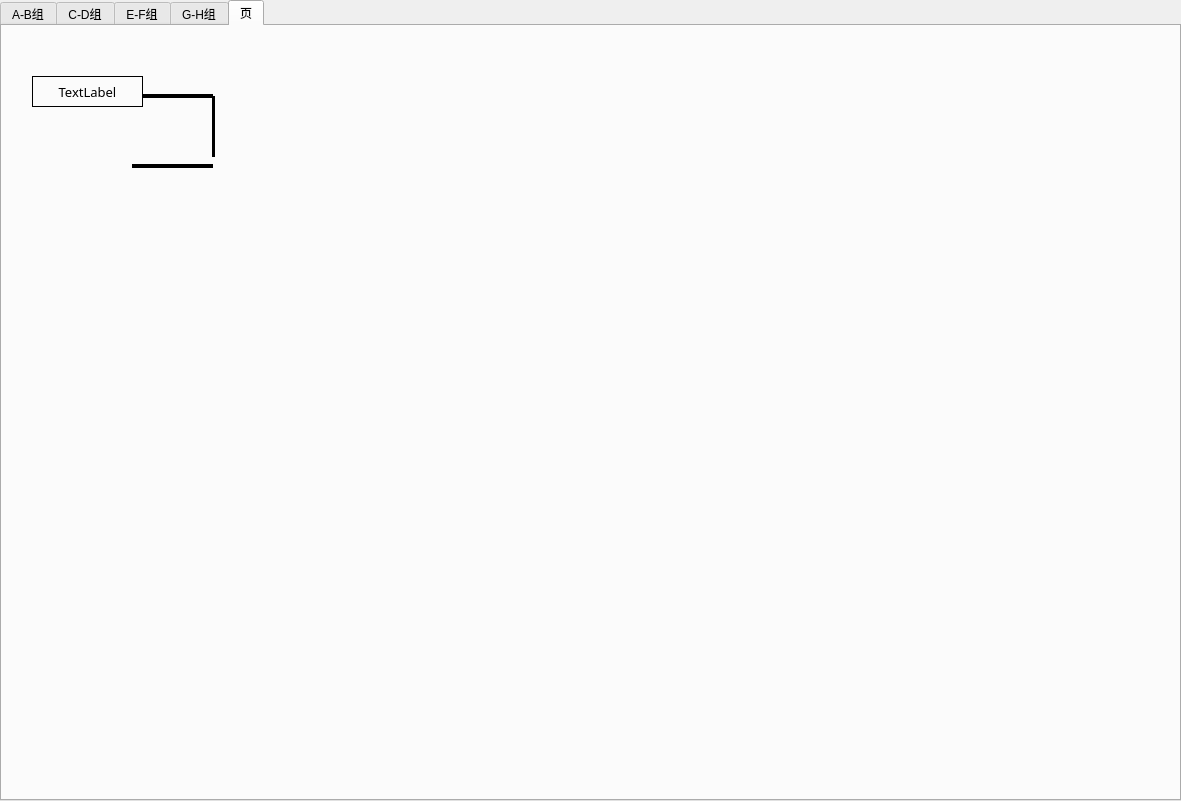
<?xml version="1.0" encoding="UTF-8"?>
<ui version="4.0">
 <class>scorePage</class>
 <widget class="QWidget" name="scorePage">
  <property name="geometry">
   <rect>
    <x>0</x>
    <y>0</y>
    <width>1181</width>
    <height>801</height>
   </rect>
  </property>
  <property name="windowTitle">
   <string>Form</string>
  </property>
  <widget class="QTabWidget" name="tabWidget">
   <property name="geometry">
    <rect>
     <x>0</x>
     <y>0</y>
     <width>1181</width>
     <height>801</height>
    </rect>
   </property>
   <property name="currentIndex">
    <number>4</number>
   </property>
   <widget class="QWidget" name="ABgroup">
    <attribute name="title">
     <string>A-B组</string>
    </attribute>
    <widget class="QLabel" name="label_2">
     <property name="geometry">
      <rect>
       <x>10</x>
       <y>400</y>
       <width>1181</width>
       <height>61</height>
      </rect>
     </property>
     <property name="font">
      <font>
       <family>黑体</family>
       <pointsize>18</pointsize>
       <weight>75</weight>
       <bold>true</bold>
      </font>
     </property>
     <property name="text">
      <string>小组赛 B组</string>
     </property>
     <property name="alignment">
      <set>Qt::AlignCenter</set>
     </property>
     <property name="textInteractionFlags">
      <set>Qt::LinksAccessibleByMouse</set>
     </property>
    </widget>
    <widget class="QPushButton" name="submitB">
     <property name="geometry">
      <rect>
       <x>1080</x>
       <y>700</y>
       <width>93</width>
       <height>28</height>
      </rect>
     </property>
     <property name="text">
      <string>提交修改</string>
     </property>
    </widget>
    <widget class="QTableView" name="BtableView">
     <property name="geometry">
      <rect>
       <x>0</x>
       <y>480</y>
       <width>1181</width>
       <height>221</height>
      </rect>
     </property>
     <property name="font">
      <font>
       <family>黑体</family>
       <pointsize>12</pointsize>
      </font>
     </property>
     <property name="autoFillBackground">
      <bool>true</bool>
     </property>
     <property name="dragDropOverwriteMode">
      <bool>true</bool>
     </property>
     <property name="defaultDropAction">
      <enum>Qt::IgnoreAction</enum>
     </property>
     <property name="alternatingRowColors">
      <bool>true</bool>
     </property>
     <property name="textElideMode">
      <enum>Qt::ElideMiddle</enum>
     </property>
     <property name="gridStyle">
      <enum>Qt::NoPen</enum>
     </property>
     <property name="sortingEnabled">
      <bool>true</bool>
     </property>
    </widget>
    <widget class="QLabel" name="label_9">
     <property name="geometry">
      <rect>
       <x>0</x>
       <y>15</y>
       <width>1181</width>
       <height>61</height>
      </rect>
     </property>
     <property name="font">
      <font>
       <family>黑体</family>
       <pointsize>18</pointsize>
       <weight>75</weight>
       <bold>true</bold>
      </font>
     </property>
     <property name="text">
      <string>小组赛 A组</string>
     </property>
     <property name="alignment">
      <set>Qt::AlignCenter</set>
     </property>
     <property name="textInteractionFlags">
      <set>Qt::LinksAccessibleByMouse</set>
     </property>
    </widget>
    <widget class="QPushButton" name="submitA">
     <property name="geometry">
      <rect>
       <x>1080</x>
       <y>300</y>
       <width>93</width>
       <height>28</height>
      </rect>
     </property>
     <property name="text">
      <string>提交修改</string>
     </property>
    </widget>
    <widget class="QTableView" name="AtableView">
     <property name="geometry">
      <rect>
       <x>0</x>
       <y>80</y>
       <width>1181</width>
       <height>221</height>
      </rect>
     </property>
     <property name="font">
      <font>
       <family>黑体</family>
       <pointsize>12</pointsize>
      </font>
     </property>
     <property name="contextMenuPolicy">
      <enum>Qt::DefaultContextMenu</enum>
     </property>
     <property name="layoutDirection">
      <enum>Qt::LeftToRight</enum>
     </property>
     <property name="autoFillBackground">
      <bool>true</bool>
     </property>
     <property name="defaultDropAction">
      <enum>Qt::IgnoreAction</enum>
     </property>
     <property name="alternatingRowColors">
      <bool>true</bool>
     </property>
     <property name="textElideMode">
      <enum>Qt::ElideMiddle</enum>
     </property>
     <property name="gridStyle">
      <enum>Qt::NoPen</enum>
     </property>
     <property name="sortingEnabled">
      <bool>true</bool>
     </property>
    </widget>
    <widget class="QPushButton" name="revertA">
     <property name="geometry">
      <rect>
       <x>980</x>
       <y>300</y>
       <width>93</width>
       <height>28</height>
      </rect>
     </property>
     <property name="text">
      <string>撤回更改</string>
     </property>
    </widget>
    <widget class="QPushButton" name="revertB">
     <property name="geometry">
      <rect>
       <x>980</x>
       <y>700</y>
       <width>93</width>
       <height>28</height>
      </rect>
     </property>
     <property name="text">
      <string>撤回更改</string>
     </property>
    </widget>
   </widget>
   <widget class="QWidget" name="tab_2">
    <attribute name="title">
     <string>C-D组</string>
    </attribute>
    <widget class="QTableView" name="DtableView">
     <property name="geometry">
      <rect>
       <x>0</x>
       <y>480</y>
       <width>1181</width>
       <height>219</height>
      </rect>
     </property>
     <property name="font">
      <font>
       <family>黑体</family>
       <pointsize>12</pointsize>
      </font>
     </property>
     <property name="autoFillBackground">
      <bool>true</bool>
     </property>
     <property name="defaultDropAction">
      <enum>Qt::IgnoreAction</enum>
     </property>
     <property name="alternatingRowColors">
      <bool>true</bool>
     </property>
     <property name="textElideMode">
      <enum>Qt::ElideMiddle</enum>
     </property>
     <property name="gridStyle">
      <enum>Qt::NoPen</enum>
     </property>
     <property name="sortingEnabled">
      <bool>true</bool>
     </property>
    </widget>
    <widget class="QLabel" name="label_15">
     <property name="geometry">
      <rect>
       <x>0</x>
       <y>15</y>
       <width>1181</width>
       <height>61</height>
      </rect>
     </property>
     <property name="font">
      <font>
       <family>黑体</family>
       <pointsize>18</pointsize>
       <weight>75</weight>
       <bold>true</bold>
      </font>
     </property>
     <property name="text">
      <string>小组赛 C组</string>
     </property>
     <property name="alignment">
      <set>Qt::AlignCenter</set>
     </property>
     <property name="textInteractionFlags">
      <set>Qt::LinksAccessibleByMouse</set>
     </property>
    </widget>
    <widget class="QPushButton" name="submitD">
     <property name="geometry">
      <rect>
       <x>1080</x>
       <y>700</y>
       <width>90</width>
       <height>30</height>
      </rect>
     </property>
     <property name="text">
      <string>提交修改</string>
     </property>
    </widget>
    <widget class="QLabel" name="label_4">
     <property name="geometry">
      <rect>
       <x>10</x>
       <y>400</y>
       <width>1181</width>
       <height>61</height>
      </rect>
     </property>
     <property name="font">
      <font>
       <family>黑体</family>
       <pointsize>18</pointsize>
       <weight>75</weight>
       <bold>true</bold>
      </font>
     </property>
     <property name="text">
      <string>小组赛 D组</string>
     </property>
     <property name="alignment">
      <set>Qt::AlignCenter</set>
     </property>
     <property name="textInteractionFlags">
      <set>Qt::LinksAccessibleByMouse</set>
     </property>
    </widget>
    <widget class="QPushButton" name="submitC">
     <property name="geometry">
      <rect>
       <x>1080</x>
       <y>300</y>
       <width>93</width>
       <height>28</height>
      </rect>
     </property>
     <property name="text">
      <string>提交修改</string>
     </property>
    </widget>
    <widget class="QTableView" name="CtableView">
     <property name="geometry">
      <rect>
       <x>0</x>
       <y>80</y>
       <width>1181</width>
       <height>219</height>
      </rect>
     </property>
     <property name="font">
      <font>
       <family>黑体</family>
       <pointsize>12</pointsize>
      </font>
     </property>
     <property name="layoutDirection">
      <enum>Qt::LeftToRight</enum>
     </property>
     <property name="autoFillBackground">
      <bool>true</bool>
     </property>
     <property name="defaultDropAction">
      <enum>Qt::IgnoreAction</enum>
     </property>
     <property name="alternatingRowColors">
      <bool>true</bool>
     </property>
     <property name="textElideMode">
      <enum>Qt::ElideMiddle</enum>
     </property>
     <property name="gridStyle">
      <enum>Qt::NoPen</enum>
     </property>
     <property name="sortingEnabled">
      <bool>true</bool>
     </property>
    </widget>
    <widget class="QPushButton" name="revertC">
     <property name="geometry">
      <rect>
       <x>980</x>
       <y>300</y>
       <width>93</width>
       <height>28</height>
      </rect>
     </property>
     <property name="text">
      <string>撤回更改</string>
     </property>
    </widget>
    <widget class="QPushButton" name="revertD">
     <property name="geometry">
      <rect>
       <x>980</x>
       <y>700</y>
       <width>93</width>
       <height>28</height>
      </rect>
     </property>
     <property name="text">
      <string>撤回更改</string>
     </property>
    </widget>
   </widget>
   <widget class="QWidget" name="tab_3">
    <attribute name="title">
     <string>E-F组</string>
    </attribute>
    <widget class="QTableView" name="FtableView_4">
     <property name="geometry">
      <rect>
       <x>0</x>
       <y>480</y>
       <width>1181</width>
       <height>219</height>
      </rect>
     </property>
     <property name="font">
      <font>
       <family>黑体</family>
       <pointsize>12</pointsize>
      </font>
     </property>
     <property name="autoFillBackground">
      <bool>true</bool>
     </property>
     <property name="defaultDropAction">
      <enum>Qt::IgnoreAction</enum>
     </property>
     <property name="alternatingRowColors">
      <bool>true</bool>
     </property>
     <property name="textElideMode">
      <enum>Qt::ElideMiddle</enum>
     </property>
     <property name="gridStyle">
      <enum>Qt::NoPen</enum>
     </property>
     <property name="sortingEnabled">
      <bool>true</bool>
     </property>
    </widget>
    <widget class="QLabel" name="label_16">
     <property name="geometry">
      <rect>
       <x>0</x>
       <y>15</y>
       <width>1181</width>
       <height>61</height>
      </rect>
     </property>
     <property name="font">
      <font>
       <family>黑体</family>
       <pointsize>18</pointsize>
       <weight>75</weight>
       <bold>true</bold>
      </font>
     </property>
     <property name="text">
      <string>小组赛 E组</string>
     </property>
     <property name="alignment">
      <set>Qt::AlignCenter</set>
     </property>
     <property name="textInteractionFlags">
      <set>Qt::LinksAccessibleByMouse</set>
     </property>
    </widget>
    <widget class="QPushButton" name="submitF">
     <property name="geometry">
      <rect>
       <x>1080</x>
       <y>700</y>
       <width>93</width>
       <height>28</height>
      </rect>
     </property>
     <property name="text">
      <string>提交修改</string>
     </property>
    </widget>
    <widget class="QLabel" name="label_5">
     <property name="geometry">
      <rect>
       <x>10</x>
       <y>400</y>
       <width>1181</width>
       <height>61</height>
      </rect>
     </property>
     <property name="font">
      <font>
       <family>黑体</family>
       <pointsize>18</pointsize>
       <weight>75</weight>
       <bold>true</bold>
      </font>
     </property>
     <property name="text">
      <string>小组赛 F组</string>
     </property>
     <property name="alignment">
      <set>Qt::AlignCenter</set>
     </property>
     <property name="textInteractionFlags">
      <set>Qt::LinksAccessibleByMouse</set>
     </property>
    </widget>
    <widget class="QPushButton" name="submitE">
     <property name="geometry">
      <rect>
       <x>1080</x>
       <y>300</y>
       <width>93</width>
       <height>28</height>
      </rect>
     </property>
     <property name="text">
      <string>提交修改</string>
     </property>
    </widget>
    <widget class="QTableView" name="EtableView_4">
     <property name="geometry">
      <rect>
       <x>0</x>
       <y>80</y>
       <width>1181</width>
       <height>219</height>
      </rect>
     </property>
     <property name="font">
      <font>
       <family>黑体</family>
       <pointsize>12</pointsize>
      </font>
     </property>
     <property name="layoutDirection">
      <enum>Qt::LeftToRight</enum>
     </property>
     <property name="autoFillBackground">
      <bool>true</bool>
     </property>
     <property name="defaultDropAction">
      <enum>Qt::IgnoreAction</enum>
     </property>
     <property name="alternatingRowColors">
      <bool>true</bool>
     </property>
     <property name="textElideMode">
      <enum>Qt::ElideMiddle</enum>
     </property>
     <property name="gridStyle">
      <enum>Qt::NoPen</enum>
     </property>
     <property name="sortingEnabled">
      <bool>true</bool>
     </property>
    </widget>
    <widget class="QPushButton" name="revertE">
     <property name="geometry">
      <rect>
       <x>980</x>
       <y>300</y>
       <width>93</width>
       <height>28</height>
      </rect>
     </property>
     <property name="text">
      <string>撤回更改</string>
     </property>
    </widget>
    <widget class="QPushButton" name="revertF">
     <property name="geometry">
      <rect>
       <x>980</x>
       <y>700</y>
       <width>93</width>
       <height>28</height>
      </rect>
     </property>
     <property name="text">
      <string>撤回更改</string>
     </property>
    </widget>
   </widget>
   <widget class="QWidget" name="tab_4">
    <attribute name="title">
     <string>G-H组</string>
    </attribute>
    <widget class="QTableView" name="HtableView_5">
     <property name="geometry">
      <rect>
       <x>0</x>
       <y>480</y>
       <width>1181</width>
       <height>219</height>
      </rect>
     </property>
     <property name="font">
      <font>
       <family>黑体</family>
       <pointsize>12</pointsize>
      </font>
     </property>
     <property name="autoFillBackground">
      <bool>true</bool>
     </property>
     <property name="defaultDropAction">
      <enum>Qt::IgnoreAction</enum>
     </property>
     <property name="alternatingRowColors">
      <bool>true</bool>
     </property>
     <property name="textElideMode">
      <enum>Qt::ElideMiddle</enum>
     </property>
     <property name="gridStyle">
      <enum>Qt::NoPen</enum>
     </property>
     <property name="sortingEnabled">
      <bool>true</bool>
     </property>
    </widget>
    <widget class="QLabel" name="label_17">
     <property name="geometry">
      <rect>
       <x>0</x>
       <y>15</y>
       <width>1181</width>
       <height>61</height>
      </rect>
     </property>
     <property name="font">
      <font>
       <family>黑体</family>
       <pointsize>18</pointsize>
       <weight>75</weight>
       <bold>true</bold>
      </font>
     </property>
     <property name="text">
      <string>小组赛 G组</string>
     </property>
     <property name="alignment">
      <set>Qt::AlignCenter</set>
     </property>
     <property name="textInteractionFlags">
      <set>Qt::LinksAccessibleByMouse</set>
     </property>
    </widget>
    <widget class="QPushButton" name="submitH">
     <property name="geometry">
      <rect>
       <x>1080</x>
       <y>700</y>
       <width>93</width>
       <height>28</height>
      </rect>
     </property>
     <property name="text">
      <string>提交修改</string>
     </property>
    </widget>
    <widget class="QLabel" name="label_6">
     <property name="geometry">
      <rect>
       <x>10</x>
       <y>400</y>
       <width>1181</width>
       <height>61</height>
      </rect>
     </property>
     <property name="font">
      <font>
       <family>黑体</family>
       <pointsize>18</pointsize>
       <weight>75</weight>
       <bold>true</bold>
      </font>
     </property>
     <property name="text">
      <string>小组赛 H组</string>
     </property>
     <property name="alignment">
      <set>Qt::AlignCenter</set>
     </property>
     <property name="textInteractionFlags">
      <set>Qt::LinksAccessibleByMouse</set>
     </property>
    </widget>
    <widget class="QPushButton" name="submitG">
     <property name="geometry">
      <rect>
       <x>1080</x>
       <y>300</y>
       <width>93</width>
       <height>28</height>
      </rect>
     </property>
     <property name="text">
      <string>提交修改</string>
     </property>
    </widget>
    <widget class="QTableView" name="GtableView_5">
     <property name="geometry">
      <rect>
       <x>0</x>
       <y>80</y>
       <width>1181</width>
       <height>219</height>
      </rect>
     </property>
     <property name="font">
      <font>
       <family>黑体</family>
       <pointsize>12</pointsize>
      </font>
     </property>
     <property name="layoutDirection">
      <enum>Qt::LeftToRight</enum>
     </property>
     <property name="autoFillBackground">
      <bool>true</bool>
     </property>
     <property name="defaultDropAction">
      <enum>Qt::IgnoreAction</enum>
     </property>
     <property name="alternatingRowColors">
      <bool>true</bool>
     </property>
     <property name="textElideMode">
      <enum>Qt::ElideMiddle</enum>
     </property>
     <property name="gridStyle">
      <enum>Qt::NoPen</enum>
     </property>
     <property name="sortingEnabled">
      <bool>true</bool>
     </property>
    </widget>
    <widget class="QPushButton" name="revertG">
     <property name="geometry">
      <rect>
       <x>980</x>
       <y>300</y>
       <width>93</width>
       <height>28</height>
      </rect>
     </property>
     <property name="text">
      <string>撤回更改</string>
     </property>
    </widget>
    <widget class="QPushButton" name="revertH">
     <property name="geometry">
      <rect>
       <x>980</x>
       <y>700</y>
       <width>93</width>
       <height>28</height>
      </rect>
     </property>
     <property name="text">
      <string>撤回更改</string>
     </property>
    </widget>
   </widget>
   <widget class="QWidget" name="tab">
    <attribute name="title">
     <string>页</string>
    </attribute>
    <widget class="QLabel" name="label">
     <property name="geometry">
      <rect>
       <x>30</x>
       <y>50</y>
       <width>111</width>
       <height>31</height>
      </rect>
     </property>
     <property name="font">
      <font>
       <family>黑体</family>
       <pointsize>10</pointsize>
      </font>
     </property>
     <property name="cursor">
      <cursorShape>PointingHandCursor</cursorShape>
     </property>
     <property name="mouseTracking">
      <bool>false</bool>
     </property>
     <property name="frameShape">
      <enum>QFrame::Panel</enum>
     </property>
     <property name="frameShadow">
      <enum>QFrame::Plain</enum>
     </property>
     <property name="lineWidth">
      <number>1</number>
     </property>
     <property name="text">
      <string>TextLabel</string>
     </property>
     <property name="alignment">
      <set>Qt::AlignCenter</set>
     </property>
     <property name="margin">
      <number>0</number>
     </property>
     <property name="indent">
      <number>-1</number>
     </property>
     <property name="openExternalLinks">
      <bool>false</bool>
     </property>
    </widget>
    <widget class="Line" name="line">
     <property name="geometry">
      <rect>
       <x>140</x>
       <y>60</y>
       <width>71</width>
       <height>21</height>
      </rect>
     </property>
     <property name="frameShadow">
      <enum>QFrame::Plain</enum>
     </property>
     <property name="lineWidth">
      <number>4</number>
     </property>
     <property name="midLineWidth">
      <number>0</number>
     </property>
     <property name="orientation">
      <enum>Qt::Horizontal</enum>
     </property>
    </widget>
    <widget class="Line" name="line_2">
     <property name="geometry">
      <rect>
       <x>210</x>
       <y>70</y>
       <width>3</width>
       <height>61</height>
      </rect>
     </property>
     <property name="frameShadow">
      <enum>QFrame::Plain</enum>
     </property>
     <property name="lineWidth">
      <number>4</number>
     </property>
     <property name="orientation">
      <enum>Qt::Vertical</enum>
     </property>
    </widget>
    <widget class="QPushButton" name="pushButton">
     <property name="geometry">
      <rect>
       <x>40</x>
       <y>110</y>
       <width>91</width>
       <height>51</height>
      </rect>
     </property>
     <property name="text">
      <string/>
     </property>
     <property name="icon">
      <iconset resource="resourse.qrc">
       <normaloff>:/new/prefix1/colombia.png</normaloff>:/new/prefix1/colombia.png</iconset>
     </property>
     <property name="iconSize">
      <size>
       <width>48</width>
       <height>48</height>
      </size>
     </property>
     <property name="checkable">
      <bool>false</bool>
     </property>
     <property name="autoRepeat">
      <bool>true</bool>
     </property>
     <property name="autoExclusive">
      <bool>true</bool>
     </property>
     <property name="autoRepeatInterval">
      <number>100</number>
     </property>
     <property name="flat">
      <bool>true</bool>
     </property>
    </widget>
    <widget class="Line" name="line_3">
     <property name="geometry">
      <rect>
       <x>130</x>
       <y>130</y>
       <width>81</width>
       <height>21</height>
      </rect>
     </property>
     <property name="frameShadow">
      <enum>QFrame::Plain</enum>
     </property>
     <property name="lineWidth">
      <number>4</number>
     </property>
     <property name="midLineWidth">
      <number>0</number>
     </property>
     <property name="orientation">
      <enum>Qt::Horizontal</enum>
     </property>
    </widget>
   </widget>
  </widget>
 </widget>
 <resources>
  <include location="resourse.qrc"/>
 </resources>
 <connections/>
</ui>
